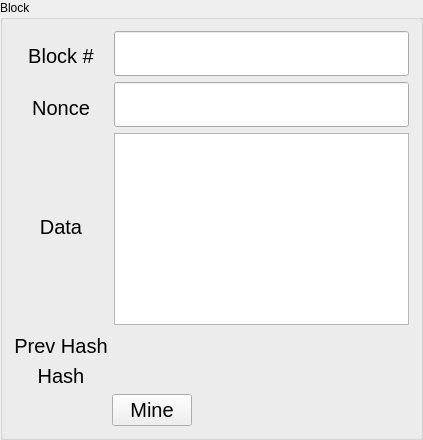
         <widget class="QGroupBox" name="groupBox_6">
          <property name="title">
           <string>Block</string>
          </property>
          <layout class="QVBoxLayout" name="verticalLayout_31">
           <item>
            <layout class="QHBoxLayout" name="horizontalLayout_21">
             <item>
              <layout class="QVBoxLayout" name="verticalLayout_32">
               <item>
                <spacer name="verticalSpacer_61">
                 <property name="orientation">
                  <enum>Qt::Vertical</enum>
                 </property>
                 <property name="sizeType">
                  <enum>QSizePolicy::Maximum</enum>
                 </property>
                 <property name="sizeHint" stdset="0">
                  <size>
                   <width>20</width>
                   <height>13</height>
                  </size>
                 </property>
                </spacer>
               </item>
               <item>
                <widget class="QLabel" name="label_71">
                 <property name="font">
                  <font>
                   <pointsize>15</pointsize>
                  </font>
                 </property>
                 <property name="text">
                  <string>Block #</string>
                 </property>
                 <property name="alignment">
                  <set>Qt::AlignCenter</set>
                 </property>
                </widget>
               </item>
               <item>
                <spacer name="verticalSpacer_62">
                 <property name="orientation">
                  <enum>Qt::Vertical</enum>
                 </property>
                 <property name="sizeType">
                  <enum>QSizePolicy::Maximum</enum>
                 </property>
                 <property name="sizeHint" stdset="0">
                  <size>
                   <width>20</width>
                   <height>22</height>
                  </size>
                 </property>
                </spacer>
               </item>
               <item>
                <widget class="QLabel" name="label_72">
                 <property name="font">
                  <font>
                   <pointsize>15</pointsize>
                  </font>
                 </property>
                 <property name="text">
                  <string>Nonce</string>
                 </property>
                 <property name="alignment">
                  <set>Qt::AlignCenter</set>
                 </property>
                </widget>
               </item>
               <item>
                <spacer name="verticalSpacer_63">
                 <property name="orientation">
                  <enum>Qt::Vertical</enum>
                 </property>
                 <property name="sizeHint" stdset="0">
                  <size>
                   <width>20</width>
                   <height>40</height>
                  </size>
                 </property>
                </spacer>
               </item>
               <item>
                <widget class="QLabel" name="label_73">
                 <property name="font">
                  <font>
                   <pointsize>15</pointsize>
                  </font>
                 </property>
                 <property name="text">
                  <string>Data</string>
                 </property>
                 <property name="alignment">
                  <set>Qt::AlignCenter</set>
                 </property>
                </widget>
               </item>
               <item>
                <spacer name="verticalSpacer_64">
                 <property name="orientation">
                  <enum>Qt::Vertical</enum>
                 </property>
                 <property name="sizeHint" stdset="0">
                  <size>
                   <width>20</width>
                   <height>40</height>
                  </size>
                 </property>
                </spacer>
               </item>
               <item>
                <widget class="QLabel" name="label_74">
                 <property name="font">
                  <font>
                   <pointsize>15</pointsize>
                  </font>
                 </property>
                 <property name="text">
                  <string>Prev Hash</string>
                 </property>
                 <property name="alignment">
                  <set>Qt::AlignCenter</set>
                 </property>
                </widget>
               </item>
               <item>
                <widget class="QLabel" name="label_75">
                 <property name="font">
                  <font>
                   <pointsize>15</pointsize>
                  </font>
                 </property>
                 <property name="text">
                  <string>Hash</string>
                 </property>
                 <property name="alignment">
                  <set>Qt::AlignCenter</set>
                 </property>
                </widget>
               </item>
              </layout>
             </item>
             <item>
              <layout class="QVBoxLayout" name="verticalLayout_33">
               <item>
                <widget class="QLineEdit" name="lineEdit_21">
                 <property name="font">
                  <font>
                   <pointsize>25</pointsize>
                  </font>
                 </property>
                </widget>
               </item>
               <item>
                <widget class="QLineEdit" name="lineEdit_22">
                 <property name="font">
                  <font>
                   <pointsize>25</pointsize>
                  </font>
                 </property>
                </widget>
               </item>
               <item>
                <widget class="QTextEdit" name="textEdit_11">
                 <property name="font">
                  <font>
                   <pointsize>25</pointsize>
                  </font>
                 </property>
                </widget>
               </item>
               <item>
                <spacer name="verticalSpacer_65">
                 <property name="orientation">
                  <enum>Qt::Vertical</enum>
                 </property>
                 <property name="sizeType">
                  <enum>QSizePolicy::Maximum</enum>
                 </property>
                 <property name="sizeHint" stdset="0">
                  <size>
                   <width>20</width>
                   <height>10</height>
                  </size>
                 </property>
                </spacer>
               </item>
               <item>
                <widget class="QLabel" name="label_76">
                 <property name="font">
                  <font>
                   <pointsize>8</pointsize>
                  </font>
                 </property>
                 <property name="cursor">
                  <cursorShape>IBeamCursor</cursorShape>
                 </property>
                 <property name="text">
                  <string/>
                 </property>
                 <property name="alignment">
                  <set>Qt::AlignCenter</set>
                 </property>
                 <property name="textInteractionFlags">
                  <set>Qt::LinksAccessibleByMouse|Qt::TextSelectableByMouse</set>
                 </property>
                </widget>
               </item>
               <item>
                <spacer name="verticalSpacer_66">
                 <property name="orientation">
                  <enum>Qt::Vertical</enum>
                 </property>
                 <property name="sizeType">
                  <enum>QSizePolicy::Maximum</enum>
                 </property>
                 <property name="sizeHint" stdset="0">
                  <size>
                   <width>20</width>
                   <height>10</height>
                  </size>
                 </property>
                </spacer>
               </item>
               <item>
                <widget class="QLabel" name="label_77">
                 <property name="font">
                  <font>
                   <pointsize>8</pointsize>
                  </font>
                 </property>
                 <property name="cursor">
                  <cursorShape>IBeamCursor</cursorShape>
                 </property>
                 <property name="text">
                  <string/>
                 </property>
                 <property name="alignment">
                  <set>Qt::AlignCenter</set>
                 </property>
                 <property name="textInteractionFlags">
                  <set>Qt::LinksAccessibleByMouse|Qt::TextSelectableByMouse</set>
                 </property>
                </widget>
               </item>
               <item>
                <spacer name="verticalSpacer_67">
                 <property name="orientation">
                  <enum>Qt::Vertical</enum>
                 </property>
                 <property name="sizeType">
                  <enum>QSizePolicy::Maximum</enum>
                 </property>
                 <property name="sizeHint" stdset="0">
                  <size>
                   <width>20</width>
                   <height>5</height>
                  </size>
                 </property>
                </spacer>
               </item>
              </layout>
             </item>
            </layout>
           </item>
           <item>
            <layout class="QHBoxLayout" name="horizontalLayout_22">
             <item>
              <spacer name="horizontalSpacer_21">
               <property name="orientation">
                <enum>Qt::Horizontal</enum>
               </property>
               <property name="sizeType">
                <enum>QSizePolicy::Maximum</enum>
               </property>
               <property name="sizeHint" stdset="0">
                <size>
                 <width>98</width>
                 <height>20</height>
                </size>
               </property>
              </spacer>
             </item>
             <item>
              <widget class="QPushButton" name="pushButton_11">
               <property name="font">
                <font>
                 <pointsize>15</pointsize>
                </font>
               </property>
               <property name="cursor">
                <cursorShape>PointingHandCursor</cursorShape>
               </property>
               <property name="text">
                <string>Mine</string>
               </property>
              </widget>
             </item>
             <item>
              <spacer name="horizontalSpacer_22">
               <property name="orientation">
                <enum>Qt::Horizontal</enum>
               </property>
               <property name="sizeType">
                <enum>QSizePolicy::Expanding</enum>
               </property>
               <property name="sizeHint" stdset="0">
                <size>
                 <width>40</width>
                 <height>20</height>
                </size>
               </property>
              </spacer>
             </item>
            </layout>
           </item>
          </layout>
         </widget>
